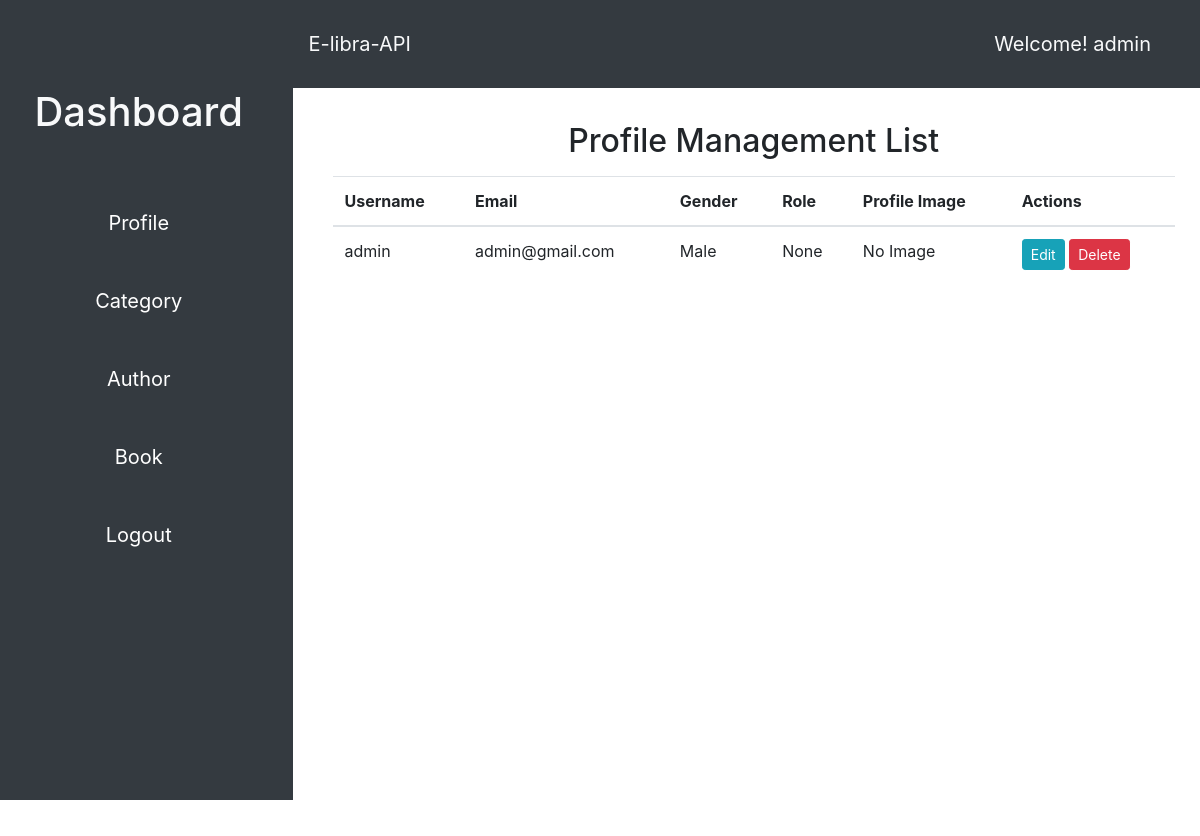
Screenshot of /profile (signed in) with the database file from the repository.
### app/models/__init__.py (models this page shows)
class User(db.Model, UserMixin):
    id = db.Column(db.Integer, primary_key=True)
    username = db.Column(db.String(50), unique=True, nullable=False)
    email = db.Column(db.String(120), nullable=False, unique=True)
    password_hash = db.Column(db.String, nullable=False)
    gender = db.Column(db.String(10))
    role = db.Column(db.String)
    profile = db.relationship('Profile', back_populates='user')
    user_payments = db.relationship('Payment', back_populates='user')

class Profile(db.Model):
    id = db.Column(db.Integer, primary_key=True)
    username = db.Column(db.String(50), nullable=False, unique=True)
    email = db.Column(db.String(120), nullable=False, unique=True)
    password_hash = db.Column(db.String, nullable=False)
    gender = db.Column(db.String(10))
    role = db.Column(db.String)
    profile_image = db.Column(db.String(255),nullable=True)
    user_id = db.Column(db.Integer, db.ForeignKey('user.id'))
    user = db.relationship('User', back_populates='profile')

### app/views/main.py (the view, shortened to what this page needs)
@main.route('/profile', methods=['GET', 'POST'])
@login_required
def profile():
    username = current_user.username
    form = ProfileForm()
    profiles = Profile.query.all()
    return render_template('profile.html', form=form, profiles=profiles, username=username)

### app/views/auth/auth.py (called while the page is built)
@login_manager.user_loader
def load_user(username):
    return User.query.get(username)

### app/templates/profile.html (shortened to what this page needs)
{% extends "base.html" %} {% block title %}Profile{% endblock %} {% block content %}
<div class="container">
  <h2 class="text-center mt-4 mb-3">Profile Management List</h2>
  <div class="row">
    <div class="col-md-12">
      <table class="table">
        <thead>
          <tr>
            <th>Username</th>
            <th>Email</th>
            <th>Gender</th>
            <th>Role</th>
            <th>Profile Image</th>
            <th>Actions</th>
          </tr>
        </thead>
        <tbody>
          {% for profile in profiles %}
          <tr>
            <td>{{ profile.username }}</td>
            <td>{{ profile.email }}</td>
            <td>{{ profile.gender }}</td>
            <td>{{ profile.role }}</td>
            <td>
              {% if profile.profile_image %}
              <img src="{{ profile.profile_image }}" alt="Profile Image" class="img-thumbnail" width="100" />
              {% else %} No Image {% endif %}
            </td>
            <td>
              <button
                type="button"
                class="btn btn-sm btn-info edit-profile"
                data-toggle="modal"
                data-target="#editProfileModal"
                data-id="{{ profile.id }}"
                data-username="{{ profile.username }}"
                data-email="{{ profile.email }}"
                data-gender="{{ profile.gender }}"
                data-role="{{ profile.role }}"
              >
                Edit
              </button>
              <form
                method="post"
                action="{{ url_for('main.delete_profile', id=profile.id) }}"
                style="display: inline"
              >
                <button type="submit" class="btn btn-sm btn-danger">Delete</button>
              </form>
            </td>
          </tr>
          {% endfor %}
        </tbody>
      </table>
    </div>
  </div>
</div>
</div>
{% endblock %}

### app/templates/base.html (shortened to what this page needs)
<!DOCTYPE html>
<html lang="en">
  <head>
    <link href="https://stackpath.bootstrapcdn.com/bootstrap/4.3.1/css/bootstrap.min.css" rel="stylesheet" />
    <link rel="stylesheet" href="{{ url_for('static', filename='style.css') }}" />
  </head>
  <body>
    <div class="container-fluid">
      <div class="row">
        <aside class="col-md-3 col-lg-3 sidebar bg-dark">
          <div class="sidebar-sticky">
            <ul class="nav flex-column">
              {% if current_user.is_authenticated %}
              <h1 class="text-light my-5 text-center">Dashboard</h1>
              <li class="nav-item my-3 text-center">
                <a href="{{ url_for('main.profile') }}" class="nav-link">Profile</a>
              </li>
              <li class="nav-item my-3 text-center">
                <a href="{{ url_for('main.category') }}" class="nav-link">Category</a>
              </li>
              <li class="nav-item my-3 text-center">
                <a href="{{ url_for('main.author') }}" class="nav-link">Author</a>
              </li>
              <li class="nav-item my-3 text-center">
                <a href="{{ url_for('main.book') }}" class="nav-link">Book</a>
              </li>
              <li class="nav-item my-3 text-center">
                <a href="{{ url_for('auth.logout') }}" class="nav-link">Logout</a>
              </li>
              {% endif %}
            </ul>
          </div>
        </aside>
        <div class="w-auto col-lg-9 col-md-9">
          <section class="hero">
            <div class="hero-head">
              <nav class="navbar navbar-expand-lg d-flex navbar-light py-4 bg-dark justify-content-between">
                <a href="{{ url_for('main.index') }}" class="navbar-brand text-light text-center"
                  >E-libra-API</a
                >
                <span class="d-flex navbar-brand text-light text-center mr-5">Welcome! {{username}}</span>
              </nav>
            </div>
            <div class="hero-body">
              <div class="container has-text-centered">{% block content %}{% endblock %}</div>
            </div>
        </div>
      </div>
  </body>
</html>

### app/static/style.css (style rules this page uses)
.hero-body { padding: 10px; width: 100%; height: 90vh; background-color: #ffffff; }
.sidebar { width: 20%; }
.navbar { width: auto; margin-bottom: 5px; }
.nav-item { width: 100%; align-items: center; }
.row { height: 100vh; }
.sidebar-sticky { margin-top: 20px; font-size: 20px; }
.col-lg-9 { padding: 0; }
.container-fluid { height: 100vh; width: 100%; }
.hero { display: flex; flex-direction: column; justify-content: center; align-items: center; height: 100%; width: auto; }
.hero-head { width: 100%; }
.hero-body { flex-grow: 1; }

### app/templates/base.html (style rules this page uses)
html, body { height: 100%; }
.container-fluid { height: 100%; padding-right: 0; padding-left: 0; }
.sidebar { height: 100%; background-color: #343a40; padding: 20px; }
.sidebar-sticky { position: sticky; top: 0; padding-bottom: 20px; }
.nav-link { color: #fff; }
.navbar { margin-bottom: 0; }

### rows the page displays
User: username "admin"
Profile: username "admin", email "admin@gmail.com", gender "Male", role "None", shows "No Image"
